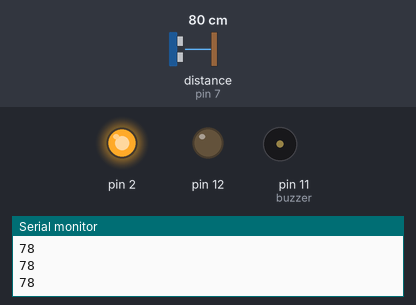
A sketch run on a simulated Arduino Uno, built with avr-gcc and run on an emulated ATmega328P. Parts: output pins drawn as LEDs (lit = HIGH), buzzer (waves = sounding), the last lines printed to the serial monitor. Wiring (inferred from the names in the program): ultrasonic range finder: trigger pin 8; echo pin 7. The inputs (shaded band) are chosen by the test bench; at power-on: distance to the obstacle (sensor on pin 7) 80 cm. The echo pulse lasts 58.3 µs per cm; pins used as bus, display or sensor lines are not drawn.

Above: at 1.2 s.
1.3 s: distance to the obstacle (sensor on pin 7) set to 2 cm
At 1.8 s:
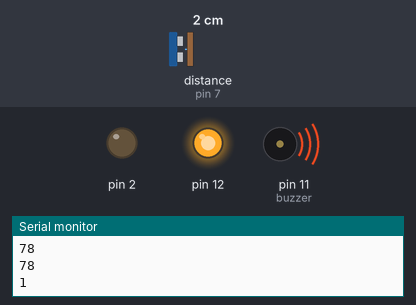
4.3 s: distance to the obstacle (sensor on pin 7) set to 120 cm
At 7.2 s:
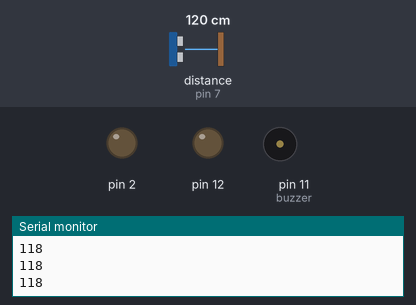
7.3 s: distance to the obstacle (sensor on pin 7) set to 86 cm
8.8 s: distance to the obstacle (sensor on pin 7) set to 77 cm
At 10.0 s:
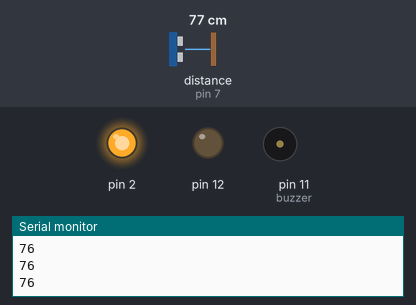
10.3 s: distance to the obstacle (sensor on pin 7) set to 4 cm
At 11.42 s:
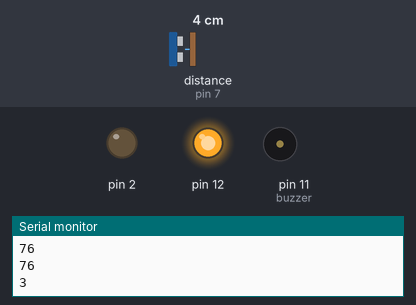
Timing chart, 0 to 14.3 s (numbered marks = the images above; inputs shaded):
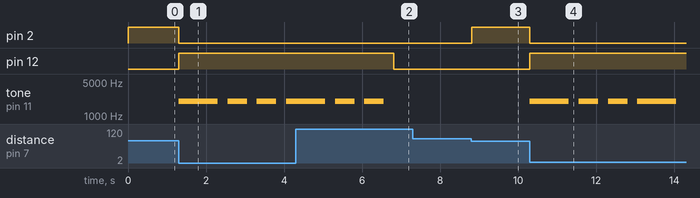

The sketch:

mock.ino
```cpp
const int trigPin=8;
const int echoPin=7;
int buzzer=11;
long duration;//DURATION
int distance;

void setup()
{
  pinMode(echoPin,INPUT);
  pinMode(trigPin, OUTPUT);
  pinMode(12,OUTPUT);
  pinMode(2,OUTPUT);
  pinMode(11,OUTPUT);
  Serial.begin(9600);
}

void loop()
{
  digitalWrite(trigPin, LOW);
  delayMicroseconds(2);
  digitalWrite(trigPin, HIGH);
  delayMicroseconds(10);
  digitalWrite(trigPin, LOW);
  duration=pulseIn(echoPin,HIGH);
  distance=duration*0.034/2;

  Serial.print(distance);
  Serial.println(" ");


  if(distance<=80 && distance>=30)
  {
    digitalWrite(2,HIGH);
  }
  else
  {
    digitalWrite(2,LOW);
  }
  if(distance<=30)
  {
    digitalWrite(12,HIGH);
    digitalWrite(11,HIGH);
    tone(buzzer,2000);
    delay(1000);
    noTone(buzzer);
    delay(250);
    tone(buzzer,2000);
    delay(500);
    noTone(buzzer);
   delay(250);
    tone(buzzer,2000);
    delay(500);
    noTone(buzzer);
    delay(250);
  }
  else
  {
    digitalWrite(12,LOW);
  }
}
```

Measured:
- the behaviour switches between 83 and 82 cm on distance to the obstacle (sensor on pin 7) (found by bisection; images 2 and 3)
- after the input at 1.3 s, pin 2: HIGH → LOW at once; pin 12: LOW → HIGH at once; tone on pin 11 (buzzer): silent → 2000 Hz at once, then repeats every 0.75 s: silent 0.25 s, 2000 Hz 0.50 s
- after the input at 4.3 s, pin 12: HIGH → LOW after 2.5 s
- after the input at 8.8 s, pin 2: LOW → HIGH at once
- after the input at 10.3 s, pin 2: HIGH → LOW at once; pin 12: LOW → HIGH at once; tone on pin 11 (buzzer): silent → 2000 Hz at once, then repeats every 0.75 s: silent 0.25 s, 2000 Hz 0.50 s
